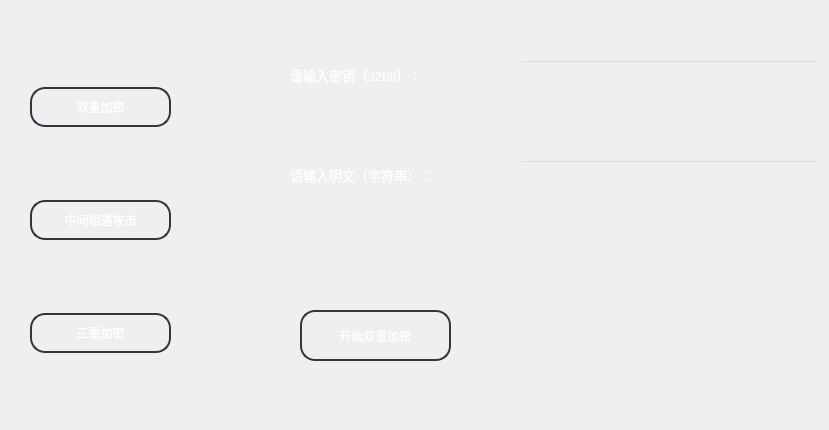
   <widget class="QWidget" name="page_19">
    <widget class="QLabel" name="label_2">
     <property name="geometry">
      <rect>
       <x>290</x>
       <y>50</y>
       <width>181</width>
       <height>51</height>
      </rect>
     </property>
     <property name="styleSheet">
      <string notr="true">    color: white;</string>
     </property>
     <property name="text">
      <string>&lt;html&gt;&lt;head/&gt;&lt;body&gt;&lt;p&gt;&lt;span style=&quot; font-size:10pt;&quot;&gt;请输入密钥（32bit）：&lt;/span&gt;&lt;/p&gt;&lt;/body&gt;&lt;/html&gt;</string>
     </property>
    </widget>
    <widget class="QLineEdit" name="lineEdit">
     <property name="geometry">
      <rect>
       <x>520</x>
       <y>60</y>
       <width>300</width>
       <height>40</height>
      </rect>
     </property>
     <property name="styleSheet">
      <string notr="true">background-color: transparent; /* 设置为透明 */
    font: 10pt &quot;微软雅黑&quot;;
    color: white;
</string>
     </property>
    </widget>
    <widget class="QLabel" name="label_3">
     <property name="geometry">
      <rect>
       <x>290</x>
       <y>150</y>
       <width>191</width>
       <height>51</height>
      </rect>
     </property>
     <property name="styleSheet">
      <string notr="true">    color: white;</string>
     </property>
     <property name="text">
      <string>&lt;html&gt;&lt;head/&gt;&lt;body&gt;&lt;p&gt;&lt;span style=&quot; font-size:10pt;&quot;&gt;请输入明文（字符串）：&lt;/span&gt;&lt;/p&gt;&lt;/body&gt;&lt;/html&gt;</string>
     </property>
    </widget>
    <widget class="QLineEdit" name="lineEdit_2">
     <property name="geometry">
      <rect>
       <x>520</x>
       <y>160</y>
       <width>300</width>
       <height>40</height>
      </rect>
     </property>
     <property name="styleSheet">
      <string notr="true">background-color: transparent; /* 设置为透明 */
    font: 10pt &quot;微软雅黑&quot;;
    color: white;
</string>
     </property>
    </widget>
    <widget class="QPushButton" name="pushButton_4">
     <property name="geometry">
      <rect>
       <x>300</x>
       <y>310</y>
       <width>151</width>
       <height>51</height>
      </rect>
     </property>
     <property name="styleSheet">
      <string notr="true">/**正常情况下样式**/
QPushButton{
    font: 10pt &quot;微软雅黑&quot;;
    color: white;
    background-color: transparent; /* 设置为透明 */
    border-color: #2f3640;
    border-radius: 15px;
    border-style: solid;
    border-width: 2px;
    padding: 5px;
}

/**鼠标停留在按钮上的样式**/
QPushButton:hover{   
    color: #FFFFFF;
    background-color: #a2375a;
    border-color: #2f3640;
}

/**鼠标按压下去的样式**/
QPushButton:pressed, QPushButton:checked{
    color: #FFFFFF;
    background-color: qlineargradient(spread:pad, x1:0, y1:0, x2:0, y2:1, stop:0  #273c75, stop:1 #202f55);
}

/**按钮失能情况下样式**/
QPushButton:disabled{
    color: #FFFFFF;
    background-color: #dcdde1;
    border-color: #dcdde1;
}
</string>
     </property>
     <property name="text">
      <string>开始双重加密</string>
     </property>
    </widget>
    <widget class="QTextEdit" name="textEdit_19">
     <property name="geometry">
      <rect>
       <x>520</x>
       <y>240</y>
       <width>300</width>
       <height>181</height>
      </rect>
     </property>
     <property name="styleSheet">
      <string notr="true">background-color: transparent; /* 设置为透明 */
    font: 10pt &quot;微软雅黑&quot;;
    color: white;
</string>
     </property>
    </widget>
    <widget class="QWidget" name="layoutWidget">
     <property name="geometry">
      <rect>
       <x>30</x>
       <y>20</y>
       <width>141</width>
       <height>401</height>
      </rect>
     </property>
     <layout class="QVBoxLayout" name="verticalLayout">
      <item>
       <widget class="QPushButton" name="pushButton">
        <property name="minimumSize">
         <size>
          <width>0</width>
          <height>40</height>
         </size>
        </property>
        <property name="styleSheet">
         <string notr="true">/**正常情况下样式**/
QPushButton{
    font: 10pt &quot;微软雅黑&quot;;
    color: white;
    background-color: transparent; /* 设置为透明 */
    border-color: #2f3640;
    border-radius: 15px;
    border-style: solid;
    border-width: 2px;
    padding: 5px;
}

/**鼠标停留在按钮上的样式**/
QPushButton:hover{   
    color: #FFFFFF;
    background-color: #a2375a;
    border-color: #2f3640;
}

/**鼠标按压下去的样式**/
QPushButton:pressed, QPushButton:checked{
    color: #FFFFFF;
    background-color: qlineargradient(spread:pad, x1:0, y1:0, x2:0, y2:1, stop:0  #273c75, stop:1 #202f55);
}

/**按钮失能情况下样式**/
QPushButton:disabled{
    color: #FFFFFF;
    background-color: #dcdde1;
    border-color: #dcdde1;
}
</string>
        </property>
        <property name="text">
         <string>双重加密</string>
        </property>
       </widget>
      </item>
      <item>
       <widget class="QPushButton" name="pushButton_2">
        <property name="minimumSize">
         <size>
          <width>0</width>
          <height>40</height>
         </size>
        </property>
        <property name="styleSheet">
         <string notr="true">/**正常情况下样式**/
QPushButton{
    font: 10pt &quot;微软雅黑&quot;;
    color: white;
    background-color: transparent; /* 设置为透明 */
    border-color: #2f3640;
    border-radius: 15px;
    border-style: solid;
    border-width: 2px;
    padding: 5px;
}

/**鼠标停留在按钮上的样式**/
QPushButton:hover{   
    color: #FFFFFF;
    background-color: #a2375a;
    border-color: #2f3640;
}

/**鼠标按压下去的样式**/
QPushButton:pressed, QPushButton:checked{
    color: #FFFFFF;
    background-color: qlineargradient(spread:pad, x1:0, y1:0, x2:0, y2:1, stop:0  #273c75, stop:1 #202f55);
}

/**按钮失能情况下样式**/
QPushButton:disabled{
    color: #FFFFFF;
    background-color: #dcdde1;
    border-color: #dcdde1;
}
</string>
        </property>
        <property name="text">
         <string>中间相遇攻击</string>
        </property>
       </widget>
      </item>
      <item>
       <widget class="QPushButton" name="pushButton_3">
        <property name="minimumSize">
         <size>
          <width>0</width>
          <height>40</height>
         </size>
        </property>
        <property name="styleSheet">
         <string notr="true">/**正常情况下样式**/
QPushButton{
    font: 10pt &quot;微软雅黑&quot;;
    color: white;
    background-color: transparent; /* 设置为透明 */
    border-color: #2f3640;
    border-radius: 15px;
    border-style: solid;
    border-width: 2px;
    padding: 5px;
}

/**鼠标停留在按钮上的样式**/
QPushButton:hover{   
    color: #FFFFFF;
    background-color: #a2375a;
    border-color: #2f3640;
}

/**鼠标按压下去的样式**/
QPushButton:pressed, QPushButton:checked{
    color: #FFFFFF;
    background-color: qlineargradient(spread:pad, x1:0, y1:0, x2:0, y2:1, stop:0  #273c75, stop:1 #202f55);
}

/**按钮失能情况下样式**/
QPushButton:disabled{
    color: #FFFFFF;
    background-color: #dcdde1;
    border-color: #dcdde1;
}
</string>
        </property>
        <property name="text">
         <string>三重加密</string>
        </property>
       </widget>
      </item>
     </layout>
    </widget>
   </widget>
